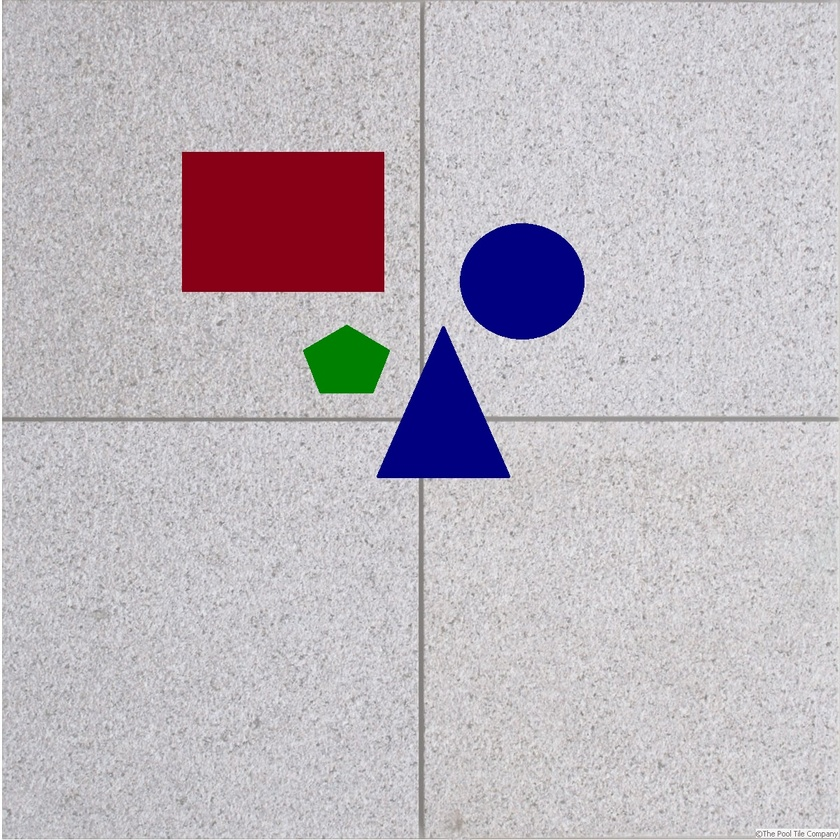
//> input picture Video_work/pol.jpg, 840 x 840 px, shrunk from 1200 x 1200 before the run, given in place of ForVideoWork.mp4, which was not available
$ ./Video_work   (built with g++ and OpenCV 4)
//> lines starting //> are read from the running program, lines starting //| are printed output that depends on the picture; after the words box and inside, x2 and y2 are one past the last pixel; in counts of white or black regions, pixels touching at a corner belong together; pictures that were not available may be replaced by others from this repository, and a replacement may not be noted
// Video_work.cpp : Этот файл содержит функцию "main". Здесь начинается и заканчивается выполнение программы.
//

#include "pch.h"
#include <iostream>

#include <opencv2/opencv.hpp>

using namespace std;
using namespace cv;


VideoCapture videoSource;
Mat frame; Mat srcGray; Mat Traectory;
RNG rng(12345);
#define VIDEO_PATH "ForVideoWork.mp4"

int main()
{
	//Open video
	if (!videoSource.open(VIDEO_PATH))
	{
		std::cout << "Video not found at " << VIDEO_PATH << std::endl;
		return 1;     // Exit if fail
	}
	videoSource.set(CAP_PROP_CONVERT_RGB, 1);

	int cameraWidth = videoSource.get(CAP_PROP_FRAME_WIDTH);
	int cameraHeight = videoSource.get(CAP_PROP_FRAME_HEIGHT);
	float cameraAspectRatio = cameraWidth / cameraHeight;

	std::cout << "Camera resolution: " << cameraWidth << ", " << cameraHeight << " aspect ratio: " << cameraAspectRatio << std::endl;


	while (true)
	{
		videoSource >> frame;
//> frame is the input picture: 840 rows x 840 cols, CV_8UC3; mean B, G, R 190.2, 183.2, 190
		if (frame.empty())
			break;

		cvtColor(frame, srcGray, COLOR_BGR2GRAY);
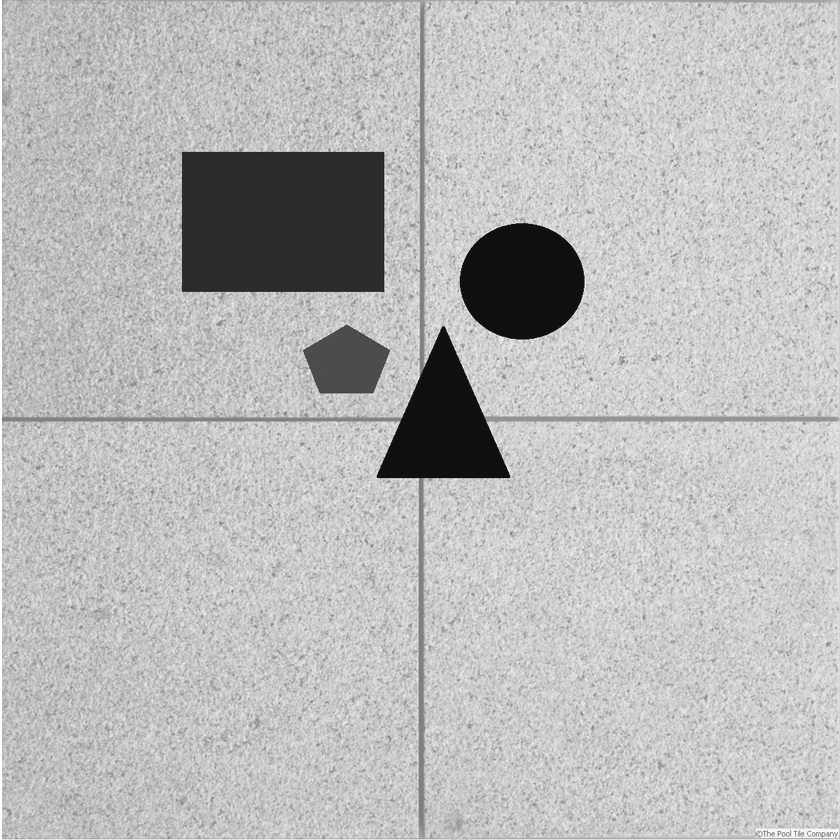
//> srcGray: 840 rows x 840 cols, CV_8UC1; min 9, max 255, mean 186
		blur(srcGray, srcGray, Size(3, 3));

		Mat srcThresh;
		double otsu;

		otsu = threshold(srcGray, srcThresh, 0, 255, THRESH_BINARY | THRESH_OTSU);
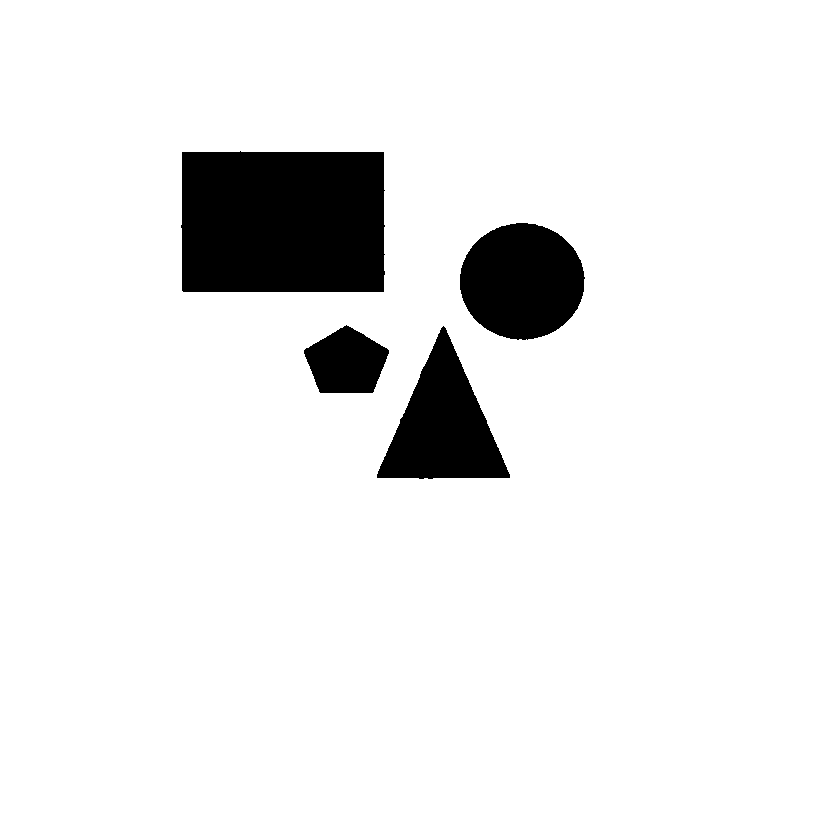
//> srcThresh: 840 rows x 840 cols, CV_8UC1; 92.3% white; 4 black regions, box (x1, y1, x2, y2) and area: (181, 151, 385, 292) 28291, (460, 223, 585, 340) 11368, (377, 326, 510, 479) 10508, (304, 325, 389, 393) 4074
//> otsu = 117

		Mat cannyOut;
		Canny(srcGray, cannyOut, otsu, otsu * 1 / 2, 3, 1);
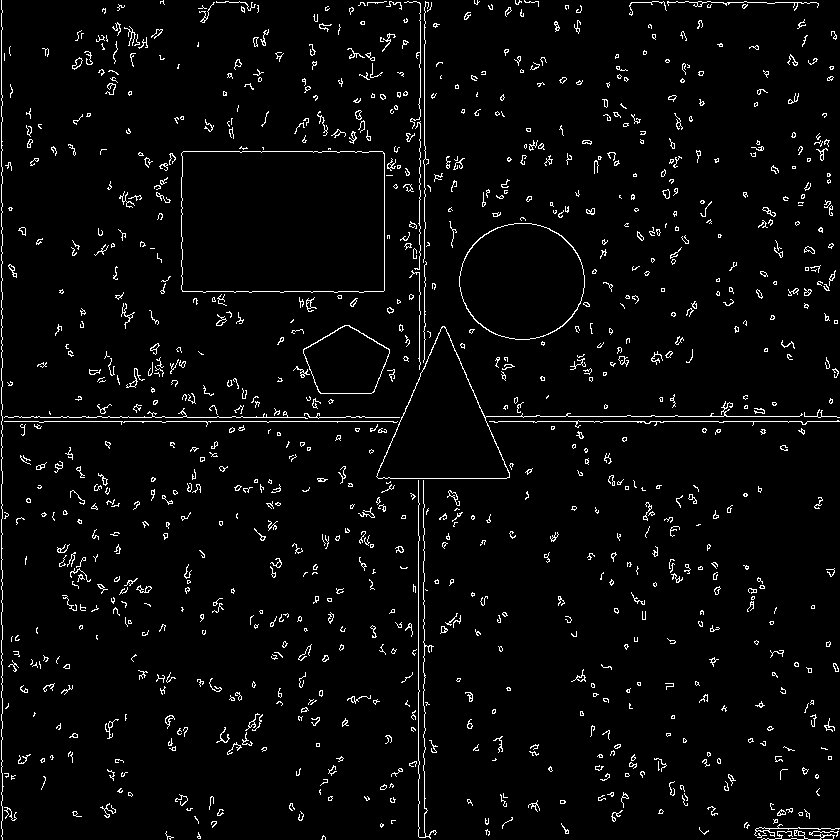
//> cannyOut: 840 rows x 840 cols, CV_8UC1; 3.5% white in thin lines or dots


		vector<vector<Point> > contours;
		vector<Vec4i> hierarchy;

		findContours(cannyOut, contours, hierarchy, RETR_EXTERNAL, CHAIN_APPROX_SIMPLE, Point(0, 0));
//> contours = 960 contours, 879 with area under 20; largest, box (x1, y1, x2, y2) and area: (181, 151, 385, 293) 28357, (459, 223, 585, 340) 11404, (376, 326, 803, 479) 10570, (303, 325, 390, 394) 4208, (72, 57, 83, 70) 56


		vector<Moments> mu(contours.size());
//> mu = 960 items
		for (int i = 0; i < contours.size(); i++)
		{
			mu[i] = moments(contours[i], false);
		}


		vector<Point2f> mc(contours.size());
		for (int i = 0; i < contours.size(); i++)
		{
			mc[i] = Point2f(mu[i].m10 / mu[i].m00, mu[i].m01 / mu[i].m00);
		}
//> after the loop, mc = 960 Points (x, y), first 12: [322.5, 836.6], [759.1, 834.5], [198.6, 836.4], [820.2, 832.9], [168.5, 837.3], [801.3, 833.6], [487.4, 831.6], [705.4, 832.2], [767.2, 829.2], [747.3, 825.7], [565.8, 830.4], [381.3, 825]


		Mat drawing = Mat::zeros(cannyOut.size(), CV_8UC3);
		string sObjectNumber;
		ostringstream sContourNumber;

		for (int i = 0; i < contours.size(); i++)
		{

			sContourNumber << "(" << round(mc[i].x) << ";" << round(mc[i].y) << ")";
			sObjectNumber = sContourNumber.str();
			Point pCoordinates(mc[i].x + 5, mc[i].y - 7);
			Scalar color = Scalar(rng.uniform(0, 255), rng.uniform(0, 255), rng.uniform(0, 255));
			drawContours(drawing, contours, i, color, 2, 8, hierarchy, 0, Point());
			circle(drawing, mc[i], 4, color, -1, 8, 0);
			putText(drawing, sObjectNumber, pCoordinates, FONT_HERSHEY_COMPLEX, 1, color, 1, 8);
			sContourNumber.str("");
			sContourNumber.clear();


		}
//> this loop made 960 passes
//> pCoordinates on passes 1 to 3: Point(327, 829), Point(764, 827), Point(203, 829)
//> pass 2, `putText(drawing, sObjectNumber, pCoordinates, FONT_HERSHEY_COMPLEX, 1,..`:
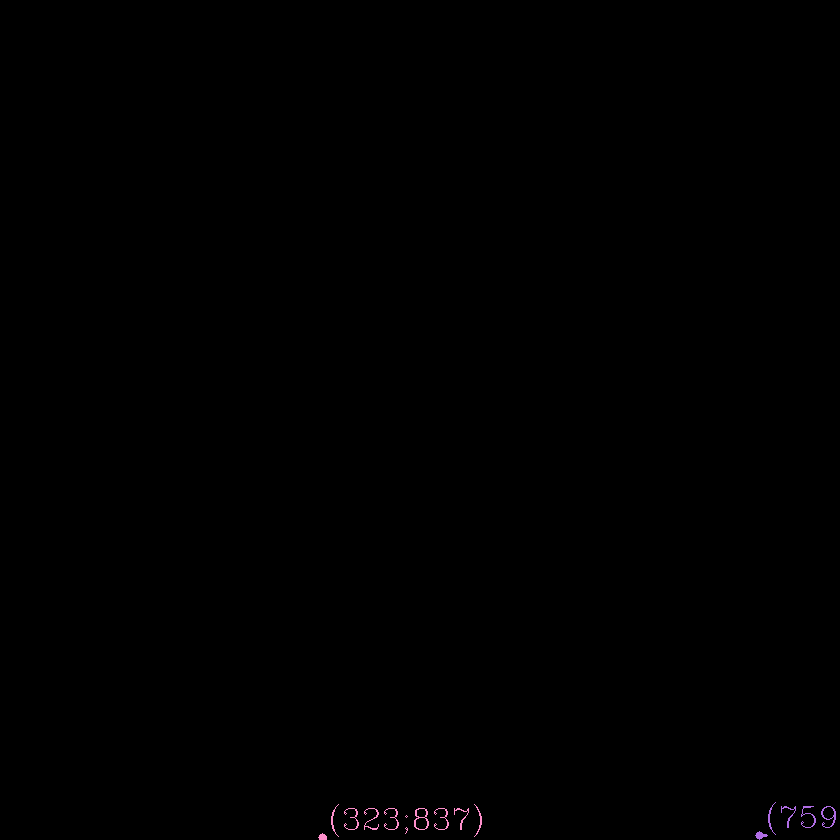
//> drawing: 840 rows x 840 cols, CV_8UC3; mean B, G, R 0.3, 0.2, 0.3
//> pass 3, `putText(drawing, sObjectNumber, pCoordinates, FONT_HERSHEY_COMPLEX, 1,..`:
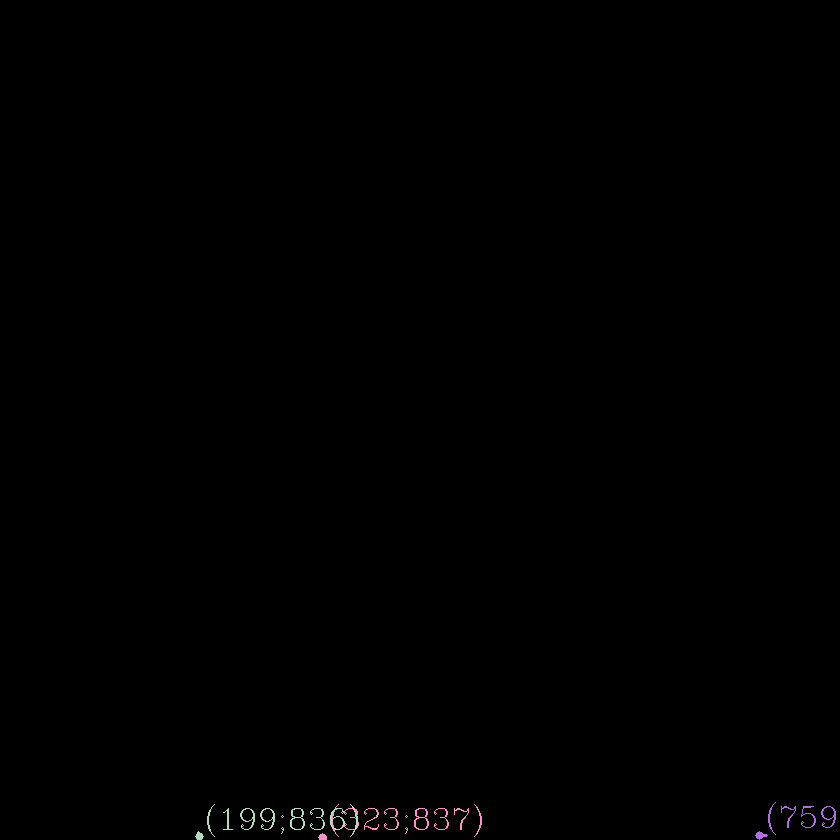
//> drawing: 840 rows x 840 cols, CV_8UC3; 0.1% of pixels changed, all inside (x1, y1, x2, y2) = (195, 804, 358, 840)
//> after the loop:
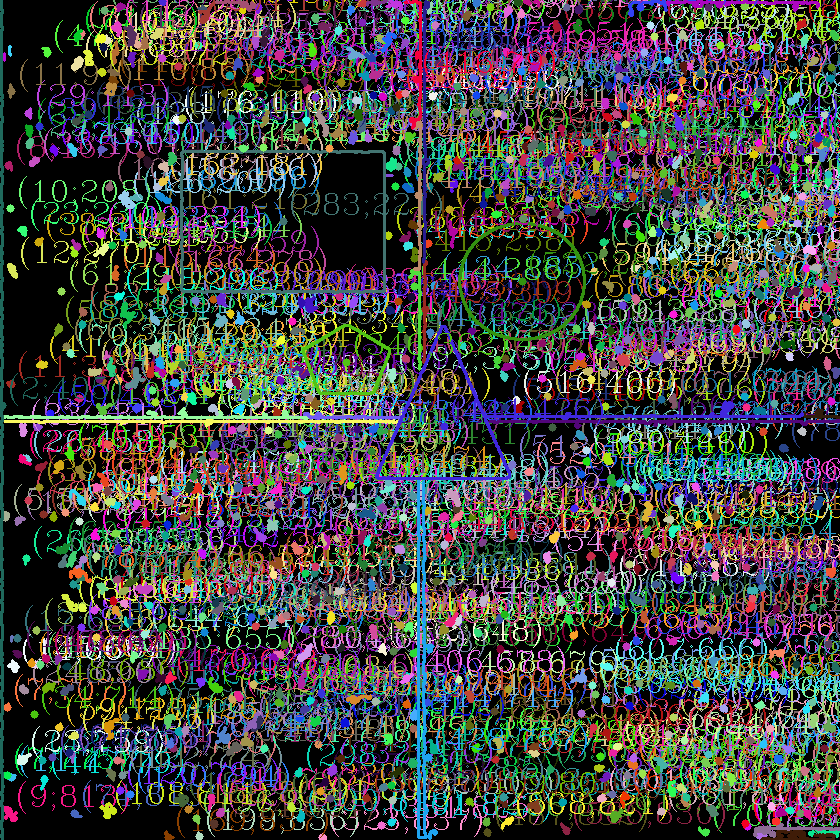
//> drawing: 840 rows x 840 cols, CV_8UC3; mean B, G, R 65.6, 67.5, 67


		imshow("frame", frame);
		imshow("draw", drawing);
		waitKey(3);
	}

	waitKey(0);
	return 0;
}


// Запуск программы: CTRL+F5 или меню "Отладка" > "Запуск без отладки"
// Отладка программы: F5 или меню "Отладка" > "Запустить отладку"

// Советы по началу работы
//   1. В окне обозревателя решений можно добавлять файлы и управлять ими.
//   2. В окне Team Explorer можно подключиться к системе управления версиями.
//   3. В окне "Выходные данные" можно просматривать выходные данные сборки и другие сообщения.
//   4. В окне "Список ошибок" можно просматривать ошибки.
//   5. Последовательно выберите пункты меню "Проект" > "Добавить новый элемент", чтобы создать файлы кода, или "Проект" > "Добавить существующий элемент", чтобы добавить в проект существующие файлы кода.
//   6. Чтобы снова открыть этот проект позже, выберите пункты меню "Файл" > "Открыть" > "Проект" и выберите SLN-файл.
